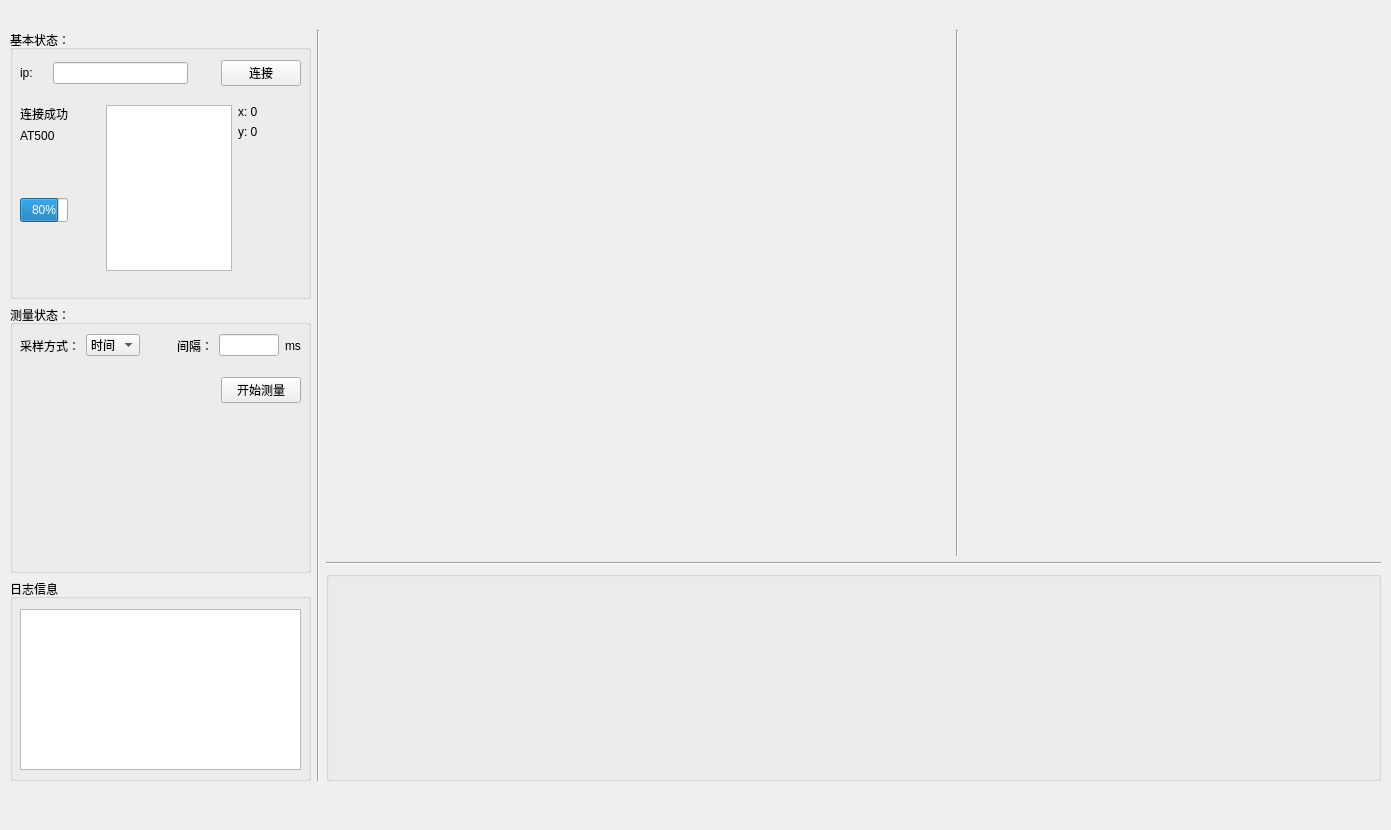
<?xml version="1.0" encoding="UTF-8"?>
<ui version="4.0">
 <class>CalibrationPage</class>
 <widget class="QWidget" name="CalibrationPage">
  <property name="geometry">
   <rect>
    <x>0</x>
    <y>0</y>
    <width>1391</width>
    <height>830</height>
   </rect>
  </property>
  <property name="sizePolicy">
   <sizepolicy hsizetype="Expanding" vsizetype="Expanding">
    <horstretch>0</horstretch>
    <verstretch>0</verstretch>
   </sizepolicy>
  </property>
  <property name="windowTitle">
   <string>Form</string>
  </property>
  <property name="autoFillBackground">
   <bool>false</bool>
  </property>
  <property name="styleSheet">
   <string notr="true"/>
  </property>
  <widget class="QWidget" name="horizontalLayoutWidget_3">
   <property name="geometry">
    <rect>
     <x>10</x>
     <y>30</y>
     <width>1371</width>
     <height>751</height>
    </rect>
   </property>
   <layout class="QHBoxLayout" name="horizontalLayout_3" stretch="2,0,7">
    <property name="sizeConstraint">
     <enum>QLayout::SetMaximumSize</enum>
    </property>
    <item>
     <layout class="QVBoxLayout" name="verticalLayout_setting" stretch="4,4,3">
      <property name="sizeConstraint">
       <enum>QLayout::SetMaximumSize</enum>
      </property>
      <item>
       <widget class="QGroupBox" name="status_group">
        <property name="title">
         <string>基本状态：</string>
        </property>
        <widget class="QWidget" name="verticalLayoutWidget_3">
         <property name="geometry">
          <rect>
           <x>10</x>
           <y>30</y>
           <width>281</width>
           <height>211</height>
          </rect>
         </property>
         <layout class="QVBoxLayout" name="verticalLayout_3">
          <item>
           <layout class="QHBoxLayout" name="connectionLayout" stretch="1,5,1,2">
            <item>
             <widget class="QLabel" name="label">
              <property name="text">
               <string>ip: </string>
              </property>
             </widget>
            </item>
            <item>
             <widget class="QLineEdit" name="lineEdit"/>
            </item>
            <item>
             <spacer name="horizontalSpacer_2">
              <property name="orientation">
               <enum>Qt::Horizontal</enum>
              </property>
              <property name="sizeHint" stdset="0">
               <size>
                <width>5</width>
                <height>5</height>
               </size>
              </property>
             </spacer>
            </item>
            <item>
             <widget class="QPushButton" name="connectionButton">
              <property name="text">
               <string>连接</string>
              </property>
             </widget>
            </item>
           </layout>
          </item>
          <item>
           <spacer name="verticalSpacer_4">
            <property name="orientation">
             <enum>Qt::Vertical</enum>
            </property>
            <property name="sizeHint" stdset="0">
             <size>
              <width>20</width>
              <height>40</height>
             </size>
            </property>
           </spacer>
          </item>
          <item>
           <layout class="QHBoxLayout" name="inclinationLayout" stretch="3,1,4,2">
            <item>
             <layout class="QVBoxLayout" name="verticalLayout_2">
              <item>
               <widget class="QLabel" name="label_4">
                <property name="text">
                 <string>连接成功</string>
                </property>
               </widget>
              </item>
              <item>
               <widget class="QLabel" name="label_3">
                <property name="text">
                 <string>AT500</string>
                </property>
               </widget>
              </item>
              <item>
               <spacer name="verticalSpacer_3">
                <property name="orientation">
                 <enum>Qt::Vertical</enum>
                </property>
                <property name="sizeHint" stdset="0">
                 <size>
                  <width>20</width>
                  <height>40</height>
                 </size>
                </property>
               </spacer>
              </item>
              <item>
               <widget class="QProgressBar" name="progressBar">
                <property name="minimumSize">
                 <size>
                  <width>48</width>
                  <height>24</height>
                 </size>
                </property>
                <property name="maximumSize">
                 <size>
                  <width>48</width>
                  <height>24</height>
                 </size>
                </property>
                <property name="value">
                 <number>80</number>
                </property>
                <property name="orientation">
                 <enum>Qt::Horizontal</enum>
                </property>
               </widget>
              </item>
              <item>
               <spacer name="verticalSpacer_2">
                <property name="orientation">
                 <enum>Qt::Vertical</enum>
                </property>
                <property name="sizeHint" stdset="0">
                 <size>
                  <width>20</width>
                  <height>40</height>
                 </size>
                </property>
               </spacer>
              </item>
             </layout>
            </item>
            <item>
             <spacer name="horizontalSpacer_3">
              <property name="orientation">
               <enum>Qt::Horizontal</enum>
              </property>
              <property name="sizeHint" stdset="0">
               <size>
                <width>40</width>
                <height>20</height>
               </size>
              </property>
             </spacer>
            </item>
            <item>
             <widget class="QGraphicsView" name="Inclination_container"/>
            </item>
            <item>
             <layout class="QVBoxLayout" name="verticalLayout">
              <item>
               <widget class="QLabel" name="inclination_x">
                <property name="text">
                 <string>x: 0</string>
                </property>
               </widget>
              </item>
              <item>
               <widget class="QLabel" name="inclination_y">
                <property name="text">
                 <string>y: 0</string>
                </property>
               </widget>
              </item>
              <item>
               <spacer name="verticalSpacer">
                <property name="orientation">
                 <enum>Qt::Vertical</enum>
                </property>
                <property name="sizeHint" stdset="0">
                 <size>
                  <width>20</width>
                  <height>40</height>
                 </size>
                </property>
               </spacer>
              </item>
             </layout>
            </item>
           </layout>
          </item>
         </layout>
        </widget>
       </widget>
      </item>
      <item>
       <widget class="QGroupBox" name="measure_group">
        <property name="title">
         <string>测量状态：</string>
        </property>
        <widget class="QWidget" name="horizontalLayoutWidget">
         <property name="geometry">
          <rect>
           <x>10</x>
           <y>20</y>
           <width>281</width>
           <height>41</height>
          </rect>
         </property>
         <layout class="QHBoxLayout" name="horizontalLayout">
          <item>
           <widget class="QLabel" name="staticlabel1">
            <property name="text">
             <string>采样方式：</string>
            </property>
           </widget>
          </item>
          <item>
           <widget class="QComboBox" name="sampleMod">
            <item>
             <property name="text">
              <string>时间</string>
             </property>
            </item>
            <item>
             <property name="text">
              <string>距离</string>
             </property>
            </item>
           </widget>
          </item>
          <item>
           <spacer name="horizontalSpacer">
            <property name="orientation">
             <enum>Qt::Horizontal</enum>
            </property>
            <property name="sizeHint" stdset="0">
             <size>
              <width>80</width>
              <height>20</height>
             </size>
            </property>
           </spacer>
          </item>
          <item>
           <widget class="QLabel" name="label_2">
            <property name="text">
             <string>间隔：</string>
            </property>
           </widget>
          </item>
          <item>
           <widget class="QLineEdit" name="seperationEdit"/>
          </item>
          <item>
           <widget class="QLabel" name="UnitLabel">
            <property name="text">
             <string>ms</string>
            </property>
           </widget>
          </item>
         </layout>
        </widget>
        <widget class="QWidget" name="horizontalLayoutWidget_2">
         <property name="geometry">
          <rect>
           <x>10</x>
           <y>70</y>
           <width>281</width>
           <height>31</height>
          </rect>
         </property>
         <layout class="QHBoxLayout" name="horizontalLayout_2">
          <item>
           <widget class="QLabel" name="measureStatusLabel">
            <property name="text">
             <string/>
            </property>
           </widget>
          </item>
          <item>
           <spacer name="horizontalSpacer_4">
            <property name="orientation">
             <enum>Qt::Horizontal</enum>
            </property>
            <property name="sizeHint" stdset="0">
             <size>
              <width>40</width>
              <height>20</height>
             </size>
            </property>
           </spacer>
          </item>
          <item>
           <widget class="QPushButton" name="measureButton">
            <property name="text">
             <string>开始测量</string>
            </property>
           </widget>
          </item>
         </layout>
        </widget>
       </widget>
      </item>
      <item>
       <widget class="QGroupBox" name="log_group">
        <property name="title">
         <string>日志信息</string>
        </property>
        <widget class="QTextEdit" name="logEdit">
         <property name="geometry">
          <rect>
           <x>10</x>
           <y>30</y>
           <width>281</width>
           <height>161</height>
          </rect>
         </property>
         <property name="readOnly">
          <bool>true</bool>
         </property>
        </widget>
       </widget>
      </item>
     </layout>
    </item>
    <item>
     <widget class="Line" name="line">
      <property name="orientation">
       <enum>Qt::Vertical</enum>
      </property>
     </widget>
    </item>
    <item>
     <layout class="QVBoxLayout" name="verticalLayout_meas" stretch="5,0,2">
      <item>
       <layout class="QHBoxLayout" name="horizontalLayout_4" stretch="3,0,2">
        <item>
         <widget class="QWidget" name="view_elevation" native="true"/>
        </item>
        <item>
         <widget class="Line" name="line_4">
          <property name="orientation">
           <enum>Qt::Vertical</enum>
          </property>
         </widget>
        </item>
        <item>
         <layout class="QVBoxLayout" name="verticalLayout_4" stretch="1,1">
          <item>
           <widget class="QWidget" name="view_plan" native="true"/>
          </item>
          <item>
           <widget class="QWidget" name="view_3d" native="true"/>
          </item>
         </layout>
        </item>
       </layout>
      </item>
      <item>
       <widget class="Line" name="line_2">
        <property name="orientation">
         <enum>Qt::Horizontal</enum>
        </property>
       </widget>
      </item>
      <item>
       <widget class="QGroupBox" name="groupBox_4">
        <property name="title">
         <string/>
        </property>
       </widget>
      </item>
     </layout>
    </item>
   </layout>
  </widget>
 </widget>
 <resources/>
 <connections/>
</ui>
